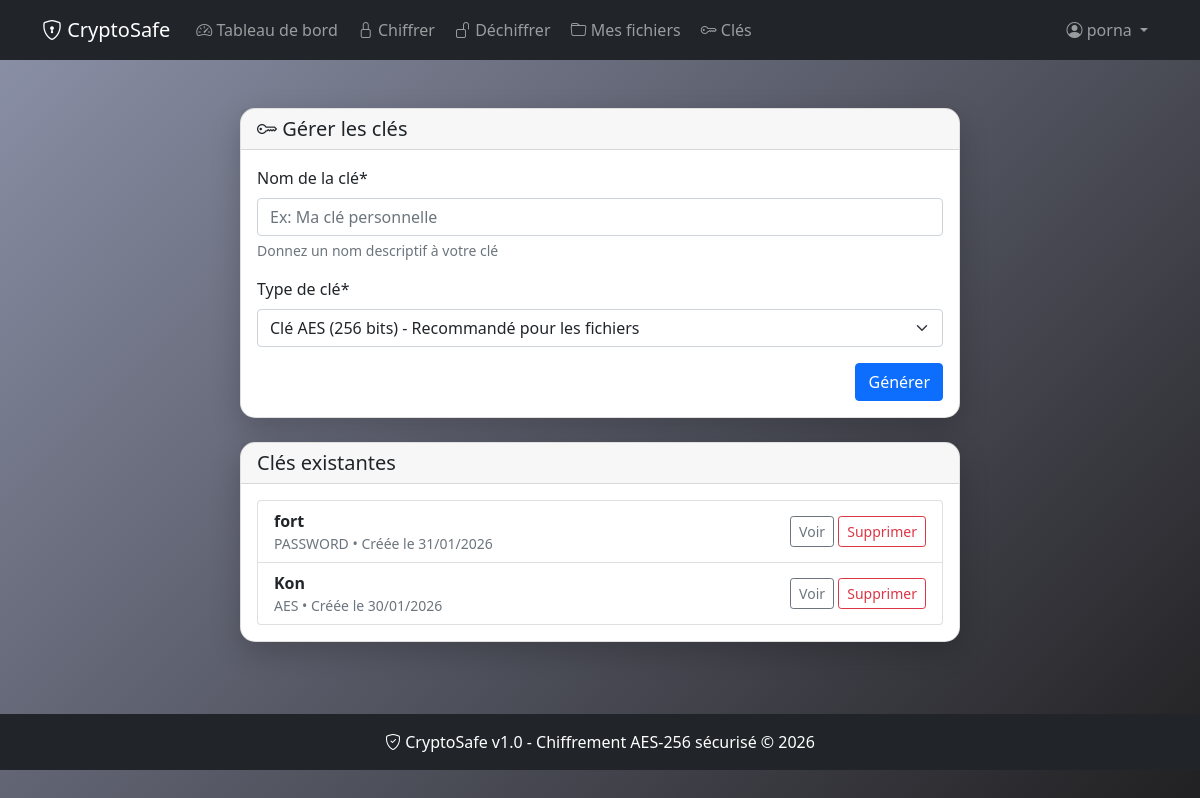
The app's page /keys/ (signed in) with its own data.
### crypto_app/models.py (models this page shows, shortened)
class EncryptionKey(models.Model):
    user = models.ForeignKey(User, on_delete=models.CASCADE)
    name = models.CharField(max_length=100)
    key_type = models.CharField(max_length=20, choices=[
        ('AES', 'AES'),
        ('RSA', 'RSA'),
        ('PASSWORD', 'Mot de passe')
    ])
    key_value = models.TextField()  # Clé chiffrée
    created_at = models.DateTimeField(auto_now_add=True)
    last_used = models.DateTimeField(null=True, blank=True)
    is_active = models.BooleanField(default=True)
    class Meta:
        verbose_name = "Clé de chiffrement"
        verbose_name_plural = "Clés de chiffrement"
        ordering = ['-created_at']
        indexes = [
            models.Index(fields=['user', '-created_at']),
            models.Index(fields=['user', 'is_active']),
        ]

### crypto_app/views.py (the view)
# urls.py: path('keys/', views.manage_keys, name='manage_keys'),
@login_required
def manage_keys(request):
    if request.method == 'POST':
        form = KeyGenerationForm(request.POST)
        if form.is_valid():
            name = form.cleaned_data['name']
            key_type = form.cleaned_data['key_type']
            if key_type == 'AES':
                key_value = CryptoUtils.generate_aes_key()
            elif key_type == 'RSA':
                key_pair = CryptoUtils.generate_rsa_keypair()
                key_value = json.dumps(key_pair, indent=2)
            else:  # PASSWORD
                key_value = base64.b64encode(os.urandom(16)).decode()
            EncryptionKey.objects.create(
                user=request.user,
                name=name,
                key_type=key_type,
                key_value=key_value
            )
            messages.success(request, f"Clé {name} générée avec succès!")
            return redirect('manage_keys')
    else:
        form = KeyGenerationForm()
    keys = EncryptionKey.objects.filter(user=request.user)
    return render(request, 'crypto_app/keys.html', {
        'form': form,
        'keys': keys
    })

### crypto_app/forms.py (shortened to what this page needs)
class KeyGenerationForm(forms.Form):
    name = forms.CharField(
        label="Nom de la clé",
        max_length=100,
        widget=forms.TextInput(attrs={
            'class': 'form-control',
            'placeholder': 'Ex: Ma clé personnelle'
        }),
        help_text="Donnez un nom descriptif à votre clé"
    )
    key_type = forms.ChoiceField(
        label="Type de clé",
        choices=[
            ('AES', 'Clé AES (256 bits) - Recommandé pour les fichiers'),
            ('RSA', 'Paire de clés RSA (2048 bits) - Pour la signature'),
            ('PASSWORD', 'Mot de passe fort - Simple et rapide')
        ],
        widget=forms.Select(attrs={'class': 'form-control'})
    )

### crypto_app/templates/crypto_app/keys.html (shortened to what this page needs)
{% extends 'crypto_app/base.html' %}
{% load crispy_forms_tags %}
{% block content %}
<div class="container py-4">
  <div class="row justify-content-center">
    <div class="col-md-8">
      <div class="card">
        <div class="card-header">
          <h5 class="mb-0"><i class="bi bi-key"></i> Gérer les clés</h5>
        </div>
        <div class="card-body">
          <form method="post">
            {{ form|crispy }}
            <div class="d-grid gap-2 d-md-flex justify-content-md-end mt-3">
              <button class="btn btn-primary" type="submit">Générer</button>
            </div>
          </form>
        </div>
      </div>
      <div class="card mt-4">
        <div class="card-header">
          <h5 class="mb-0">Clés existantes</h5>
        </div>
        <div class="card-body">
          {% if keys %}
            <ul class="list-group">
              {% for key in keys %}
                <li class="list-group-item d-flex justify-content-between align-items-center">
                  <div>
                    <strong>{{ key.name }}</strong>
                    <div class="small text-muted">{{ key.key_type }} • Créée le {{ key.created_at|date:"d/m/Y" }}</div>
                  </div>
                  <div>
                    <a href="{% url 'view_key' key.id %}" class="btn btn-sm btn-outline-secondary">Voir</a>
                    <form method="post" action="{% url 'delete_key' key.id %}" class="d-inline" onsubmit="return confirm('Voulez-vous vraiment supprimer cette clé ?');">
                      <button type="submit" class="btn btn-sm btn-outline-danger">Supprimer</button>
                    </form>
                  </div>
                </li>
              {% endfor %}
            </ul>
          {% else %}
            <div class="text-center py-4 text-muted">Aucune clé disponible</div>
          {% endif %}
        </div>
      </div>
    </div>
  </div>
</div>
{% endblock %}

### crypto_app/templates/crypto_app/base.html (shortened to what this page needs)
<!DOCTYPE html>
<html lang="fr">
<head>
    <link href="https://cdn.jsdelivr.net/npm/bootstrap@5.1.3/dist/css/bootstrap.min.css" rel="stylesheet">
    <link rel="stylesheet" href="https://cdn.jsdelivr.net/npm/bootstrap-icons@1.8.0/font/bootstrap-icons.css">
</head>
<body>
    <nav class="navbar navbar-expand-lg navbar-dark bg-dark">
        <div class="container">
            <a class="navbar-brand" href="{% url 'home' %}">
                <i class="bi bi-shield-lock"></i> CryptoSafe
            </a>
            <div class="collapse navbar-collapse" id="navbarNav">
                <ul class="navbar-nav me-auto">
                    {% if user.is_authenticated %}
                        <li class="nav-item">
                            <a class="nav-link" href="{% url 'dashboard' %}">
                                <i class="bi bi-speedometer2"></i> Tableau de bord
                            </a>
                        </li>
                        <li class="nav-item">
                            <a class="nav-link" href="{% url 'encrypt_file' %}">
                                <i class="bi bi-lock"></i> Chiffrer
                            </a>
                        </li>
                        <li class="nav-item">
                            <a class="nav-link" href="{% url 'decrypt_file' %}">
                                <i class="bi bi-unlock"></i> Déchiffrer
                            </a>
                        </li>
                        <li class="nav-item">
                            <a class="nav-link" href="{% url 'file_list' %}">
                                <i class="bi bi-folder"></i> Mes fichiers
                            </a>
                        </li>
                        <li class="nav-item">
                            <a class="nav-link" href="{% url 'manage_keys' %}">
                                <i class="bi bi-key"></i> Clés
                            </a>
                        </li>
                    {% endif %}
                </ul>
                <ul class="navbar-nav">
                    {% if user.is_authenticated %}
                        <li class="nav-item dropdown">
                            <a class="nav-link dropdown-toggle" href="#" id="navbarDropdown" role="button" data-bs-toggle="dropdown">
                                <i class="bi bi-person-circle"></i> {{ user.username }}
                            </a>
                        </li>
                    {% endif %}
                </ul>
            </div>
        </div>
    </nav>
    <main class="container py-4">
        {% block content %}{% endblock %}
    </main>
    <footer class="bg-dark text-white text-center py-3 mt-4">
        <div class="container">
            <p class="mb-0">
                <i class="bi bi-shield-check"></i> CryptoSafe v1.0 -
                Chiffrement AES-256 sécurisé &copy; {% now "Y" %}
            </p>
        </div>
    </footer>
</body>
</html>

### crypto_app/templates/crypto_app/base.html (style rules this page uses)
body { background: linear-gradient(135deg, #8c92a9 0%, #212022 100%); min-height: 100vh; }
.card { border-radius: 15px; box-shadow: 0 10px 30px rgba(0,0,0,0.2); }
.nav-link { border-radius: 8px; margin: 2px; }

### records on screen
EncryptionKey: name "fort", key_type "PASSWORD", created_at "31/01/2026"
EncryptionKey: name "Kon", key_type "AES", created_at "30/01/2026"

### other values on screen
{{ user.username }} "porna"
